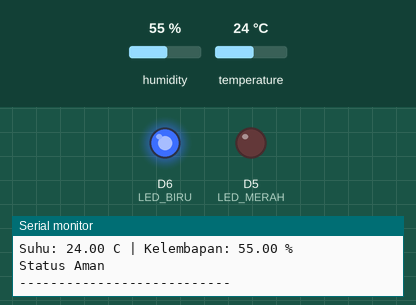
This sketch was run on a simulated ESP8266 (NodeMCU). Shown: output pins drawn as LEDs (lit = HIGH), the last lines printed to the serial monitor. The inputs (shaded band) are chosen by the test bench; at power-on: humidity 55 %, temperature 24 °C.

Above: at 2.8 s.
2.9 s: humidity set to 74 %
5.6 s: humidity set to 77 %
At 6.6 s:
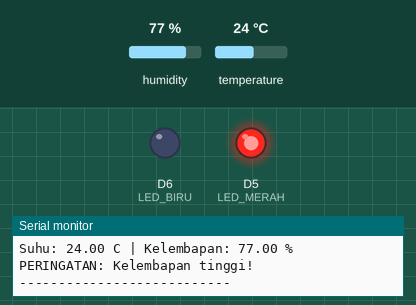
8.3 s: humidity set to 22 %
At 11.3 s:
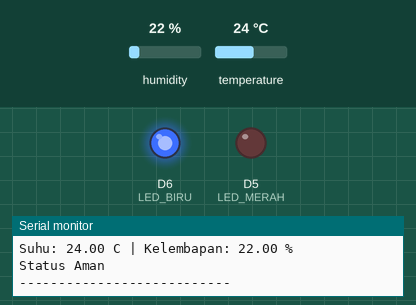
11.6 s: humidity set to 88 %
At 12.8 s:
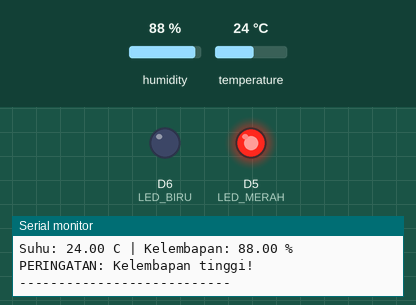
Timing chart, 0 to 14.6 s (numbered marks = the images above; inputs shaded):
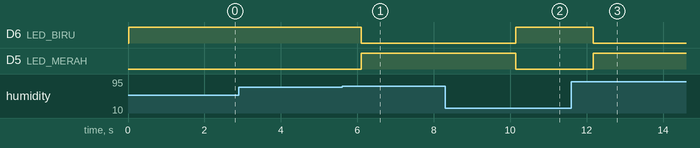

Measured:
- the behaviour switches between 75 and 76 % on humidity (found by bisection; images 0 and 1)
- after the input at 5.6 s, D6 (LED_BIRU): HIGH → LOW after 0.50 s; D5 (LED_MERAH): LOW → HIGH after 0.50 s
- after the input at 8.3 s, D6 (LED_BIRU): LOW → HIGH after 1.8 s; D5 (LED_MERAH): HIGH → LOW after 1.8 s
- after the input at 11.6 s, D6 (LED_BIRU): HIGH → LOW after 0.57 s; D5 (LED_MERAH): LOW → HIGH after 0.57 s

The sketch:

03-dht11-monitoring.ino
```cpp
#include <DHT.h>

#define DHTPIN D4
#define DHTTYPE DHT11

#define LED_MERAH D5
#define LED_BIRU D6

DHT dht(DHTPIN, DHTTYPE);

void setup() {
  Serial.begin(115200);
  dht.begin();

  pinMode(LED_MERAH, OUTPUT);
  pinMode(LED_BIRU, OUTPUT);

  // Kondisi awal LED
  digitalWrite(LED_MERAH, LOW);
  digitalWrite(LED_BIRU, LOW);

  Serial.println("Sistem Monitoring Suhu dan Kelembapan");
}

void loop() {
  float t = dht.readTemperature();
  float h = dht.readHumidity();

  // Periksa pembacaan sensor
  if (isnan(t) || isnan(h)) {
    Serial.println("Gagal membaca sensor DHT11!");

    digitalWrite(LED_MERAH, LOW);
    digitalWrite(LED_BIRU, LOW);

    delay(2000);
    return;
  }

  // Tampilkan data sensor
  Serial.print("Suhu: ");
  Serial.print(t);
  Serial.print(" C | Kelembapan: ");
  Serial.print(h);
  Serial.println(" %");

  // Prioritas 1: Kelembapan di atas 75%
  if (h > 75) {
    Serial.println("PERINGATAN: Kelembapan tinggi!");

    digitalWrite(LED_MERAH, HIGH);
    digitalWrite(LED_BIRU, LOW);
  }

  // Prioritas 2: Suhu di atas 60 derajat
  else if (t > 60) {
    Serial.println("PERINGATAN: Suhu tinggi!");

    digitalWrite(LED_MERAH, HIGH);
    digitalWrite(LED_BIRU, HIGH);
  }

  // Kondisi normal
  else {
    Serial.println("Status Aman");

    digitalWrite(LED_MERAH, LOW);
    digitalWrite(LED_BIRU, HIGH);
  }

  Serial.println("---------------------------");
  delay(2000);
}
```
